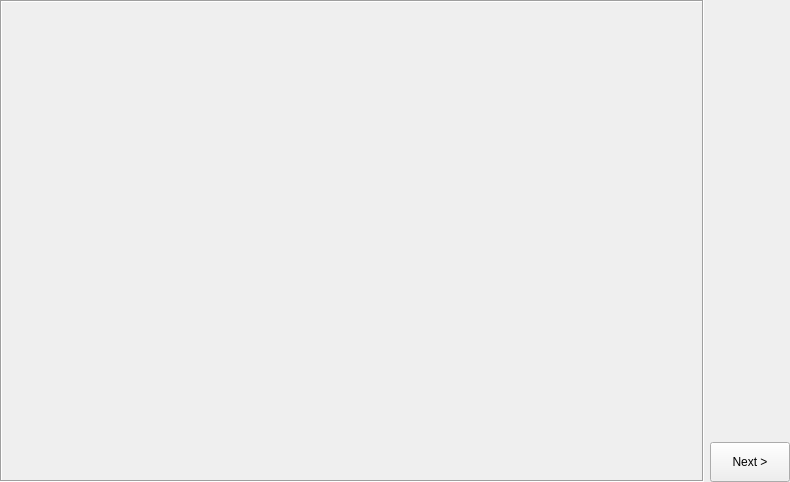
<?xml version="1.0" encoding="UTF-8"?>
<ui version="4.0">
 <class>Form</class>
 <widget class="QWidget" name="Form">
  <property name="geometry">
   <rect>
    <x>0</x>
    <y>0</y>
    <width>790</width>
    <height>482</height>
   </rect>
  </property>
  <property name="windowTitle">
   <string>Mask</string>
  </property>
  <layout class="QHBoxLayout" name="horizontalLayout" stretch="1,0">
   <property name="margin">
    <number>0</number>
   </property>
   <item>
    <widget class="QFrame" name="_imageHolder">
     <property name="frameShape">
      <enum>QFrame::Box</enum>
     </property>
     <property name="frameShadow">
      <enum>QFrame::Sunken</enum>
     </property>
     <property name="lineWidth">
      <number>1</number>
     </property>
    </widget>
   </item>
   <item>
    <widget class="QWidget" name="_rightoptions" native="true">
     <layout class="QVBoxLayout" name="verticalLayout_3">
      <property name="margin">
       <number>0</number>
      </property>
      <item>
       <widget class="QWidget" name="_toolHolder" native="true"/>
      </item>
      <item>
       <spacer name="verticalSpacer">
        <property name="orientation">
         <enum>Qt::Vertical</enum>
        </property>
        <property name="sizeHint" stdset="0">
         <size>
          <width>20</width>
          <height>40</height>
         </size>
        </property>
       </spacer>
      </item>
      <item>
       <widget class="QPushButton" name="_nextStep">
        <property name="minimumSize">
         <size>
          <width>0</width>
          <height>40</height>
         </size>
        </property>
        <property name="text">
         <string>Next &gt;</string>
        </property>
       </widget>
      </item>
     </layout>
    </widget>
   </item>
  </layout>
 </widget>
 <resources/>
 <connections/>
</ui>
